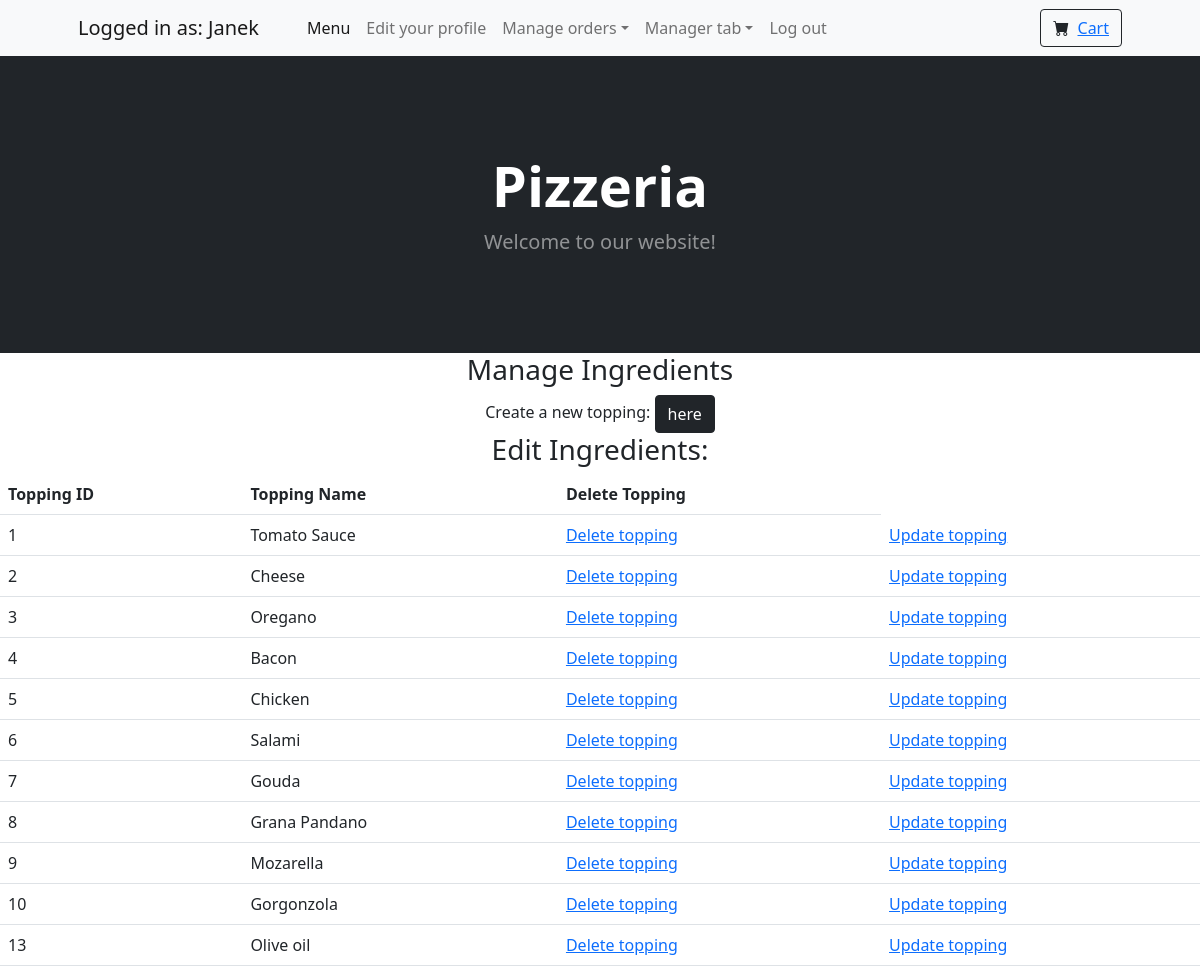
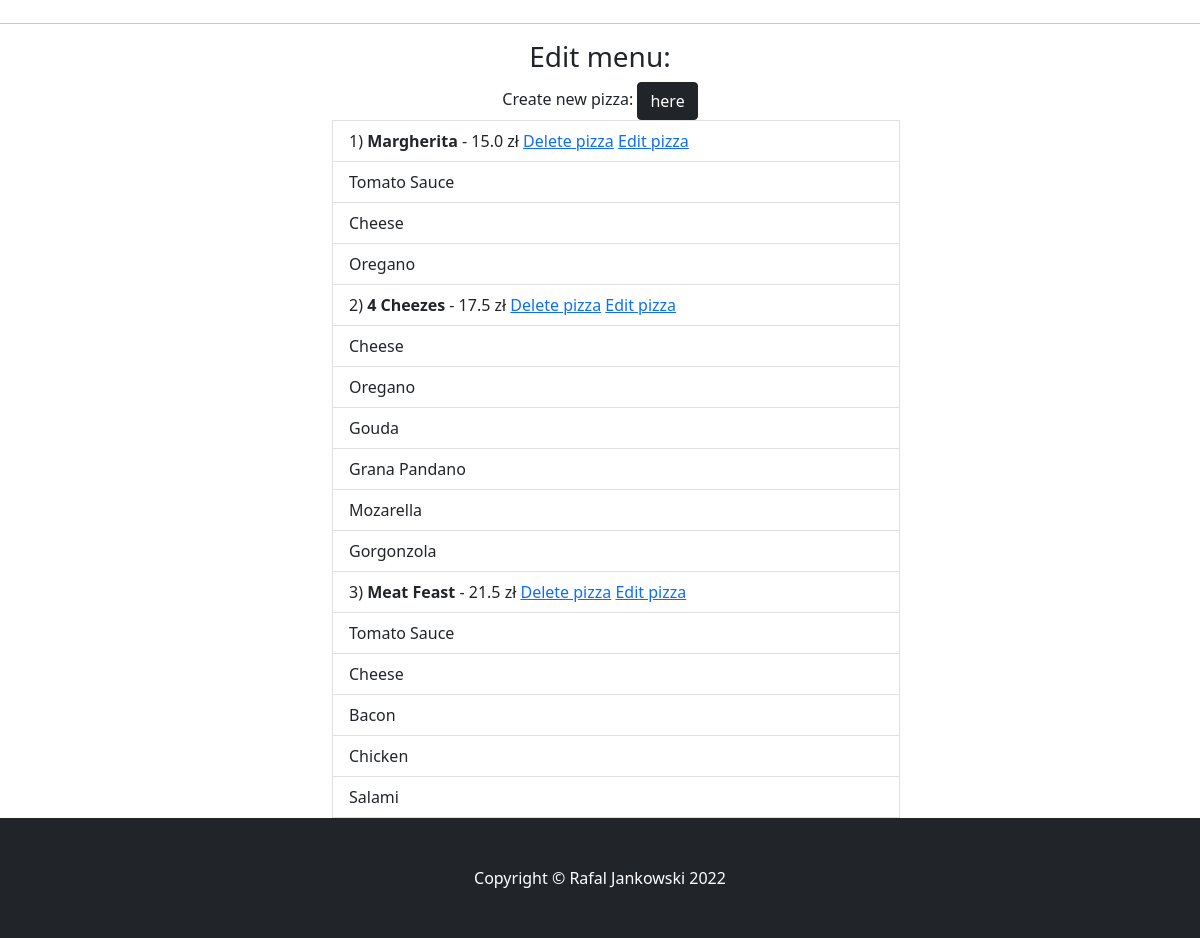
The app's page /list_pizzas_for_edit (signed in) with its own data (2 pictures, top to bottom).
### PizzeriaManager/models.py (models this page shows, shortened)
class Customer(models.Model):
    user = models.OneToOneField(User, on_delete=models.CASCADE)
    customer_id = models.AutoField(primary_key=True)
    first_name = models.CharField(max_length=20)
    last_name = models.CharField(max_length=20)
    username = models.CharField(max_length=30)
    password = models.CharField(max_length=10)
    email = models.CharField(max_length=64)
    phone_no = models.CharField(max_length=12)

class PizzaIngredient(models.Model):
    name = models.CharField(max_length=50)

class PizzaMenuItem(models.Model):
    name = models.CharField(max_length=255)
    category = models.CharField(max_length=60, default="Pizza")
    image = models.ImageField(upload_to='products/', default="temp")
    ingredients = models.ManyToManyField(
        'PizzaIngredient',
        related_name='ingredients'
    )
    img = models.CharField(max_length=300, default=None, null=True)
    price = models.FloatField()
    size = models.CharField(max_length=5, blank=True)

### PizzeriaManager/views.py (the view)
# urls.py: path('list_pizzas_for_edit', listPizzas , name='list_pizzas'),
@login_required(login_url="/login")
@permission_required('PizzeriaManager.change_daysoff')
def listPizzas(request):
    if request.method == 'GET':
        pizzas = PizzaMenuItem.objects.all()
        toppings = PizzaIngredient.objects.all()
        return render(request, 'PizzeriaManager/list_pizzas_for_edit.html', {"pizzas":pizzas, "toppings":toppings})

### PizzeriaManager/templates/PizzeriaManager/list_pizzas_for_edit.html (shortened to what this page needs)
{% extends 'PizzeriaManager/_base.html' %}
{% block content %}
    <h3 class="text-center">Manage Ingredients</h3>
    <div class="text-center">Create a new topping: <a style="color: white" class="btn btn-dark" href="{% url 'create_topping' %}">here</a></div>
    <h3 class="text-center">Edit Ingredients:</h3>
    <table class="table">
    <tr>
    <th>Topping ID</th>
    <th>Topping Name</th>
    <th>Delete Topping</th>
    </tr>
    {% for item in toppings %}
    <tr>
    <td>{{ item.id }}</td>
        <td>{{ item.name }}</td>
        <td><a href="{% url 'delete_topping' item.id %}">Delete topping</a></td>
        <td><a href="{% url 'update_topping' item.id %}">Update topping</a></td>
    </tr>
    {% endfor %}
     </table>
    <hr class="mt-2 mb-3"/>
   <h3 class="text-center">Edit menu:</h3>
    <div class="text-center">Create new pizza: <a style="color: white" class="btn btn-dark" href="{% url 'create_pizza' %}">here</a></div>
  <ul style="width: 50%; margin: auto">
  {% for pizza in pizzas %}
      <li class="list-group-item">{{ pizza.id }}) <b>{{ pizza.name }}</b> - {{ pizza.price }} zł <a href="{% url 'delete_pizza' pizza.id%}">Delete pizza</a>
      <a href="{% url 'update_pizza_details' pizza.id %}">Edit pizza</a></li>
      {% for item in pizza.ingredients.all %}
      <ul class="list-group-item">{{ item.name }}</ul>
      {% endfor %}
  {% endfor %}
  </ul>
{% endblock %}

### PizzeriaManager/templates/PizzeriaManager/_base.html (shortened to what this page needs)
{% load static %}
<!DOCTYPE html>
<html lang="en">
    <head>
        <link href="https://cdn.jsdelivr.net/npm/bootstrap-icons@1.5.0/font/bootstrap-icons.css" rel="stylesheet" />
        <link href="{% static 'css/styles.css' %}" rel="stylesheet" />
    </head>
    <body class="d-flex flex-column min-vh-100">
        {% if user.is_authenticated %}
        <nav class="navbar navbar-expand-lg navbar-light bg-light">
            <div class="container px-4 px-lg-5">
                <a class="navbar-brand">Logged in as: {{ request.user.customer.username }}</a>
                <div class="collapse navbar-collapse" id="navbarSupportedContent">
                    <ul class="navbar-nav me-auto mb-2 mb-lg-0 ms-lg-4">
                        <li class="nav-item"><a class="nav-link active" aria-current="page" href="{% url 'menu' %}">Menu</a></li>
                        <li class="nav-item"><a class="nav-link" href="{% url 'update_details' request.user.customer.user_id %}">Edit your profile</a></li>
                        <li class="nav-item dropdown">
                            <a class="nav-link dropdown-toggle" id="navbarDropdown" href="#" role="button" data-bs-toggle="dropdown" aria-expanded="false">Manage orders</a>
                        </li>
                        {% if request.user.profile.function == "Manager" %}
                        <li class="nav-item dropdown">
                            <a class="nav-link dropdown-toggle" id="navbarDropdown" href="#" role="button" data-bs-toggle="dropdown" aria-expanded="false">Manager tab</a>
                        </li>
                        {% endif %}
                         <li class="nav-item"><a class="nav-link" href="{% url 'logout' %}">Log out</a></li>
                    </ul>
                    <form class="d-flex">
                        <button href="" class="btn btn-outline-dark" type="submit">
                            <i class="bi-cart-fill me-1"></i>
                            <a href="{% url 'cart_detail' %}">Cart</a>
                        </button>
                    </form>
                </div>
            </div>
        </nav>
        {% endif %}
        <header class="bg-dark py-5">
            <div class="container px-4 px-lg-5 my-5">
                <div class="text-center text-white">
                    <h1 class="display-4 fw-bolder">Pizzeria</h1>
                    <p class="lead fw-normal text-white-50 mb-0">Welcome to our website!</p>
                </div>
            </div>
        </header>
       {% block content %}
        {% endblock content %}
        <footer class="py-5 bg-dark mt-auto">
            <div class="container"><p class="m-0 text-center text-white">Copyright &copy; Rafal Jankowski 2022</p></div>
        </footer>
    </body>
</html>

### records on screen
PizzaIngredient: id "1", name "Tomato Sauce"
PizzaIngredient: id "2", name "Cheese"
PizzaIngredient: id "3", name "Oregano"
PizzaIngredient: id "4", name "Bacon"
PizzaIngredient: id "5", name "Chicken"
PizzaIngredient: id "6", name "Salami"
PizzaIngredient: id "7", name "Gouda"
PizzaIngredient: id "8", name "Grana Pandano"
PizzaIngredient: id "9", name "Mozarella"
PizzaIngredient: id "10", name "Gorgonzola"
PizzaIngredient: id "13", name "Olive oil"
PizzaMenuItem: id "1", name "Margherita", price "15.0"
PizzaMenuItem: id "2", name "4 Cheezes", price "17.5"
PizzaMenuItem: id "3", name "Meat Feast", price "21.5"

### other values on screen
{{ request.user.customer.username }} "Janek"
